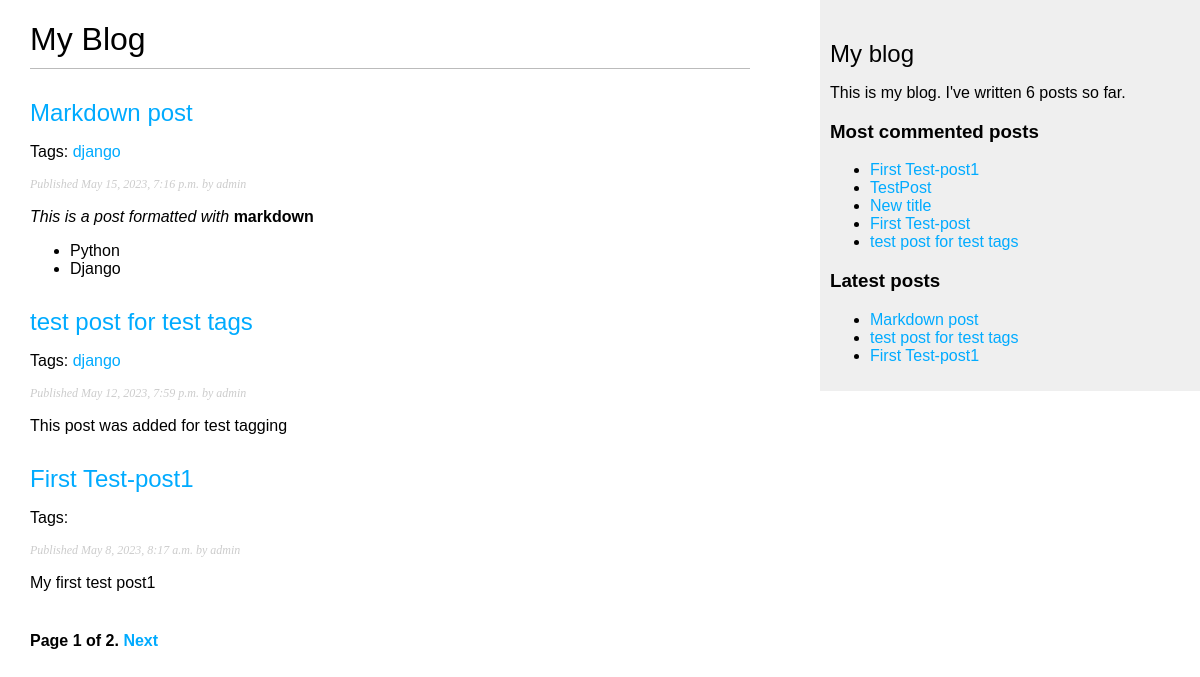
Screenshot of /blog/ with the database file from the repository.
### blog/models.py (models this page shows, shortened)
class Post(models.Model):
    STATUS_CHOICES = (
        ('draft', 'Draft'),
        ('published', 'Published'),
    )
    title = models.CharField(max_length=250)
    slug = models.SlugField(max_length=250,
                            unique_for_date='publish')
    author = models.ForeignKey(User,
                               on_delete=models.CASCADE,
                               related_name='blog_posts')
    body = models.TextField()
    publish = models.DateTimeField(default=timezone.now)
    created = models.DateTimeField(auto_now_add=True)
    updated = models.DateTimeField(auto_now=True)
    status = models.CharField(max_length=10,
                              choices=STATUS_CHOICES,
                              default='draft')
    objects = models.Manager() # The default manager.
    published = PublishedManager() # Our custom manager.
    class Meta:
        ordering = ('-publish',)
    def get_absolute_url(self):
        return reverse('blog:post_detail',
                       args=[self.publish.year,
                             self.publish.month,
                             self.publish.day,
                             self.slug])
    tags = TaggableManager()

### blog/views.py (the view)
# urls.py: path('', views.post_list, name='post_list'),
def post_list(request, tag_slug=None):
    object_list = Post.published.all()
    tag = None
    if tag_slug:
        tag = get_object_or_404(Tag, slug=tag_slug)
        object_list = object_list.filter(tags__in=[tag])
    paginator = Paginator(object_list, 3) # 3 posts in each page
    page = request.GET.get('page')
    try:
        posts = paginator.page(page)
    except PageNotAnInteger:
        posts = paginator.page(1)
    except EmptyPage:
        posts = paginator.page(paginator.num_pages)
    return render(request, 'blog/post/list.html', {'page': page, 'posts': posts, 'tag': tag})

### blog/models.py (called while the page is built)
    def get_queryset(self):
        return super(PublishedManager, self).get_queryset().filter(status='published')

### blog/templatetags/blog_tags.py (called while the page is built)
@register.simple_tag
def total_posts():
    return Post.published.count()

@register.inclusion_tag('blog/post/latest_posts.html')
def show_latest_posts(count=5):
    latest_posts = Post.published.order_by('-publish')[:count]
    return {'latest_posts': latest_posts}

@register.simple_tag
def get_most_commented_posts(count=5):
    return Post.published.annotate(total_comments=Count('comments')).order_by('-total_comments')[:count]

@register.filter(name='markdown')
def markdown_format(text):
    return mark_safe(markdown.markdown(text))

### blog/templates/blog/post/list.html (shortened to what this page needs)
{% extends "blog/base.html" %}
{% load blog_tags %}
{% block content %}
  <h1>My Blog</h1>
  {% for post in posts %}
    <h2>
      <a href="{{ post.get_absolute_url }}">
        {{ post.title }}
      </a>
    </h2>
    <p class="tags">
      Tags:
      {% for tag in post.tags.all %}
        <a href="{% url "blog:post_list_by_tag" tag.slug %}">
        {{ tag.name }}
        </a>
      {% endfor %}
    </p>
    <p class="date">
      Published {{ post.publish }} by {{ post.author }}
    </p>
    {{ post.body|markdown|truncatewords_html:30 }}
  {% endfor %}
  {% include "pagination.html" with page=posts %}
{% endblock %}

### blog/templates/blog/base.html (shortened to what this page needs)
{% load blog_tags %}
{% load static %}
<!DOCTYPE html>
<html>
<head>
  <link href="{% static "css/blog.css" %}" rel="stylesheet">
</head>
<body>
  <div id="content">
    {% block content %}
    {% endblock %}
  </div>
  <div id="sidebar">
    <h2>My blog</h2>
    <p>This is my blog. I've written {% total_posts %} posts so far.</p>
    <h3>Most commented posts</h3>
    {% get_most_commented_posts as most_commented_posts %}
    <ul>
      {% for post in most_commented_posts %}
        <li><a href="{{ post.get_absolute_url }}">{{ post.title }}</a></li>
      {% endfor %}
    </ul>
    <h3>Latest posts</h3>
    {% show_latest_posts 3 %}
  </div>
</body>
</html>

### blog/templates/blog/post/latest_posts.html
<ul>
    {% for post in latest_posts %}
        <li><a href="{{ post.get_absolute_url }}">{{ post.title }}</a></li>
    {% endfor %}
</ul>

### blog/static/css/blog.css (style rules this page uses)
body { margin:0; padding:0; font-family:helvetica, sans-serif; }
a { color:#00abff; text-decoration:none; }
h1 { font-weight:normal; border-bottom:1px solid #bbb; padding:0 0 10px 0; }
h2 { font-weight:normal; margin:30px 0 0; }
#content { float:left; width:60%; padding:0 0 0 30px; }
#sidebar { float:right; width:30%; padding:10px; background:#efefef; height:100%; }
p.date { color:#ccc; font-family: georgia, serif; font-size: 12px; font-style: italic; }

### rows the page displays
Post: title "Markdown post", publish "May 15, 2023, 7:16 p.m.", author "admin", body "This is a post formatted with markdown Python Django"
Tag: name "django"
Post: title "test post for test tags", publish "May 12, 2023, 7:59 p.m.", author "admin", body "This post was added for test tagging"
Post: title "First Test-post1", publish "May 8, 2023, 8:17 a.m.", author "admin", body "My first test post1"
Post: title "TestPost"
Post: title "New title"
Post: title "First Test-post"

### other values shown
{{ page.number }} "1"
{{ page.paginator.num_pages }} "2"
